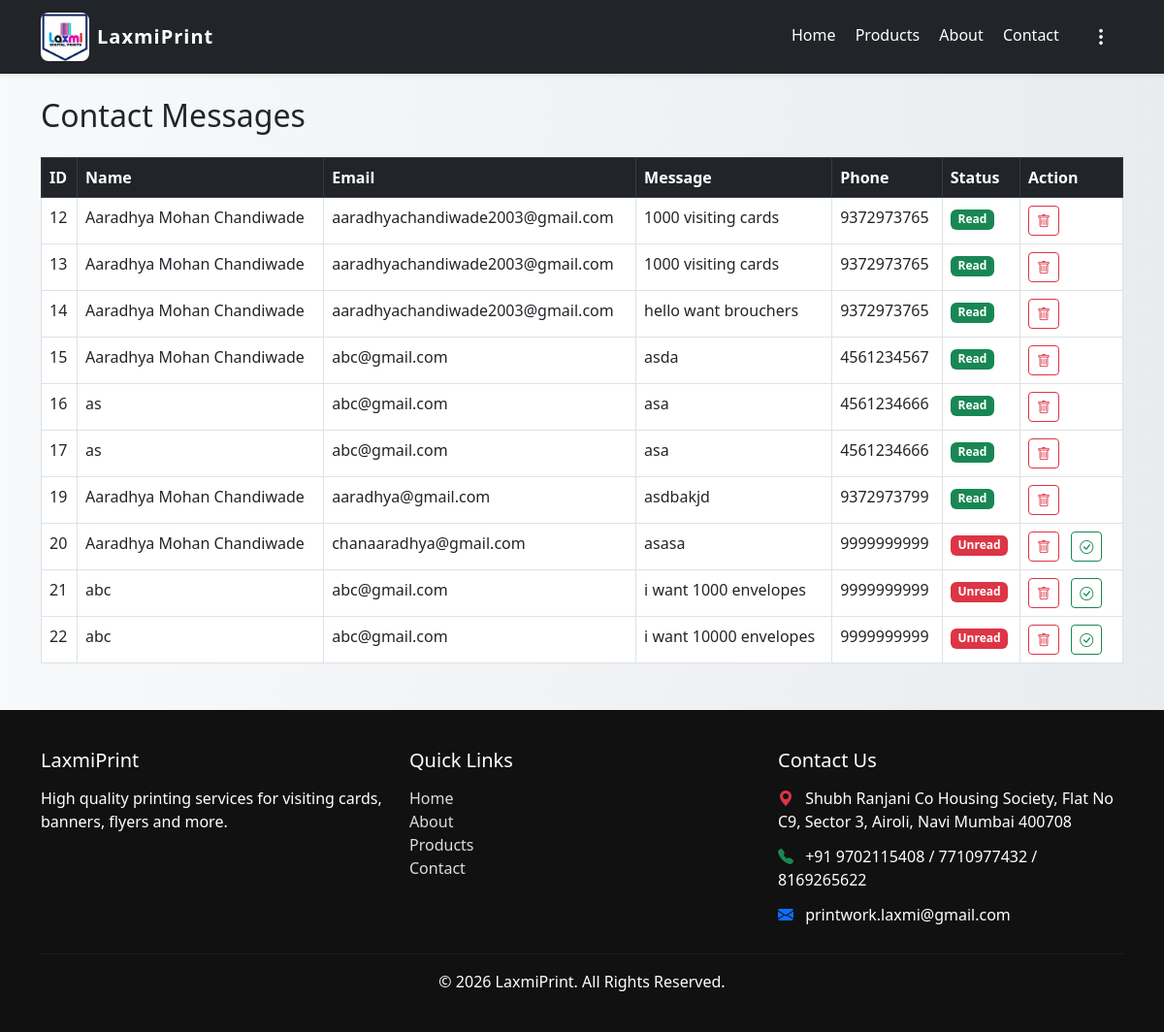
The app's page /admin/messages (signed in) with its own data.
### tables this page shows
CREATE TABLE contacts(
    id INTEGER PRIMARY KEY AUTOINCREMENT,
    name TEXT,
    email TEXT,
    message TEXT
    , phone TEXT, is_read INTEGER DEFAULT 0);

### app.py (the view)
@app.route("/admin/messages")
def admin_messages():
    if 'admin' not in session:
        return redirect("/login")
    conn = get_db_connection()
    messages = conn.execute("SELECT * FROM contacts").fetchall()
    conn.close()
    return render_template("admin_messages.html", messages=messages)

### app.py (called while the page is built)
def get_db_connection():
    DB_PATH = os.path.join(os.getcwd(), "database.db")
    conn = sqlite3.connect(DB_PATH)
    conn.row_factory = sqlite3.Row
    return conn

### templates/admin_messages.html
{% extends 'base.html' %}
    {% block content %}
    <h2 class="mb-4">Contact Messages</h2>
<table class="table table-bordered">
<thead class="table-dark">
<tr>
<th>ID</th>
<th>Name</th>
<th>Email</th>
<th>Message</th>
<th>Phone</th>
<th>Status</th>
<th>Action</th>
</tr>
</thead>
<tbody>
{% for msg in messages %}
<tr>
<td>{{ msg.id }}</td>
<td>{{ msg.name}}</td>
<td>{{ msg.email }}</td>
<td>{{ msg.message }}</td>
<td>{{ msg.phone }}</td>
<td>
  {% if msg.is_read == 0 %}
    <span class="badge bg-danger">Unread</span>
  {% else %}
    <span class="badge bg-success">Read</span>
  {% endif %}
</td>
<td>
<a href="/delete_message/{{ msg.id }}"
   class="btn btn-outline-danger btn-sm me-2"
   title="Delete">
   <i class="bi bi-trash"></i>
</a>
{% if msg[5] == 0 %}
<a href="/mark-read/{{ msg.id }}"
   class="btn btn-outline-success btn-sm me-2"
   title="Mark as Read">
   <i class="bi bi-check-circle"></i>
</a>
{% endif %}
</td>
</tr>
{% endfor %}
</tbody>
</table>
    {% endblock %}

### static/css/style.css (style rules this page uses)
body { font-family: Arial; background: linear-gradient(to right, #f8f9fa, #e9ecef); }

### records on screen
contacts: id "12", name "Aaradhya Mohan Chandiwade", email "aaradhyachandiwade2003@gmail.com", message "1000 visiting cards", phone "9372973765", is_read "Read"
contacts: id "13", name "Aaradhya Mohan Chandiwade", email "aaradhyachandiwade2003@gmail.com", message "1000 visiting cards", phone "9372973765", is_read "Read"
contacts: id "14", name "Aaradhya Mohan Chandiwade", email "aaradhyachandiwade2003@gmail.com", message "hello want brouchers", phone "9372973765", is_read "Read"
contacts: id "15", name "Aaradhya Mohan Chandiwade", email "abc@gmail.com", message "asda", phone "4561234567", is_read "Read"
contacts: id "16", name "as", email "abc@gmail.com", message "asa", phone "4561234666", is_read "Read"
contacts: id "17", name "as", email "abc@gmail.com", message "asa", phone "4561234666", is_read "Read"
contacts: id "19", name "Aaradhya Mohan Chandiwade", email "aaradhya@gmail.com", message "asdbakjd", phone "9372973799", is_read "Read"
contacts: id "20", name "Aaradhya Mohan Chandiwade", email "chanaaradhya@gmail.com", message "asasa", phone "9999999999", is_read "Unread"
contacts: id "21", name "abc", email "abc@gmail.com", message "i want 1000 envelopes", phone "9999999999", is_read "Unread"
contacts: id "22", name "abc", email "abc@gmail.com", message "i want 10000 envelopes", phone "9999999999", is_read "Unread"
